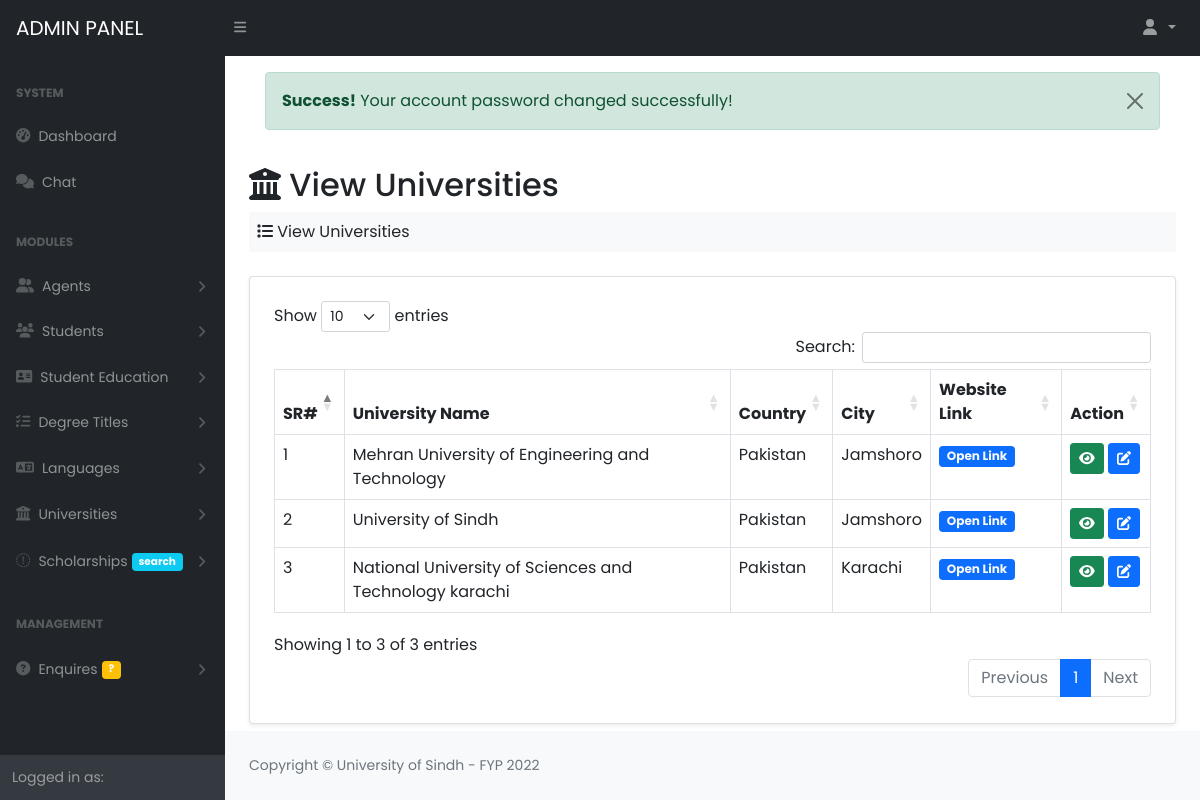
Screenshot of /Project/admin/view_universities.php (signed in) with the database file from the repository.
### tables this page shows
CREATE TABLE `universities` (
  `university_id` int(11) NOT NULL AUTO_INCREMENT,
  `university_name` varchar(100) DEFAULT NULL,
  `university_image` varchar(200) DEFAULT NULL,
  `country` varchar(50) DEFAULT NULL,
  `city` varchar(50) DEFAULT NULL,
  `address` text DEFAULT NULL,
  `university_details` text DEFAULT NULL,
  `link` text DEFAULT NULL,
  `created_at` timestamp NOT NULL DEFAULT current_timestamp(),
  PRIMARY KEY (`university_id`)
);

### Project/database/database.php (called while the page is built, shortened)
<?php
class Database
{
	private $db_host = "localhost";
	private $db_user = "root";
	private $db_pass = "";
	private $db_name = "fyp_cms";
	public $connection = null;
	public function __construct()
	{
		$this->connection = mysqli_connect($this->db_host, $this->db_user, $this->db_pass, $this->db_name);
	}
	public function executeQuery($query)
	{
		$this->query = $query;
		$this->result = mysqli_query($this->connection, $this->query);
		return $this->result;
	}
}
?>

### Project/admin/view_universities.php (the view)
<?php  include_once("includes/header.php"); ?>
 <?php  include_once("includes/nav.php"); ?>
 <div id="layoutSidenav">
         <?php include_once("includes/sidebar.php") ?>
         <div id="layoutSidenav_content">
             <main>
                 <div class="container-fluid px-4">
                     <div class="p-3"><?php require_once("includes/messages.php") ?></div>
                     <h2 class="mt-1"><i class="fa fa-institution"></i> View Universities</h2>
                     <ol class="breadcrumb mb-4 bg-light p-2">
                         <li class="breadcrumb-item"><i class="fa fa-list"></i> View Universities</li>
                     </ol>
                     <div class="card shadow-sm bg-white p-2">
                         <div class="card-body p-3">
                            <table class="table table-bordered table-hover " id="table">
                                 <thead>
                                     <tr>
                                         <th>SR#</th>
                                         <th>University Name</th>
                                         <th>Country</th>
                                         <th>City</th>
                                         <th>Website Link</th>
                                         <th>Action</th>
                                     </tr>
                                 </thead>
                                 <tbody>
                                     <?php
                                         $query = "SELECT * FROM universities";
                                         $result = $db->executeQuery($query);
                                         if($result->num_rows){
                                             $a = 0;
                                             while($row = mysqli_fetch_assoc($result)){
                                                 ?>
                                                 <tr>
                                                     <td><?php echo ++$a ?></td>
                                                     <td><?php echo $row['university_name'] ?></td>
                                                     <td><?php echo $row['country'] ?></td>
                                                     <td><?php echo $row['city'] ?></td>
                                                     <td><a href="<?php echo $row['link'] ?>" target="_blank"><span class="badge text-light  bg-primary">Open Link</span></a></td>
                                                     <td>
                                                     <a href="show_university?id=<?php echo $row['university_id'] ?>" class="btn btn-success btn-sm"><i class="fa fa-eye"></i></a>
                                                     <a href="edit_university?id=<?php echo $row['university_id'] ?>" class="btn btn-primary btn-sm"><i class="fa fa-edit"></i></a>
                                                     </td>
                                                 </tr>
                                                 <?php
                                             }
                                         }
                                     ?>
                                 </tbody>
                            </table>
                         </div>
                     </div>
                 </div>
             </main>
 <?php  include_once("includes/footer.php") ?>

### Project/admin/includes/header.php (style rules this page uses)
body { font-family: 'Poppins', sans-serif; }

### rows the page displays
universities: university_name "Mehran University of Engineering and Technology", country "Pakistan", city "Jamshoro"
universities: university_name "University of Sindh", country "Pakistan", city "Jamshoro"
universities: university_name "National University of Sciences and Technology karachi", country "Pakistan", city "Karachi"

### other values shown
$_SESSION['success'] "Your account password changed successfully!"
